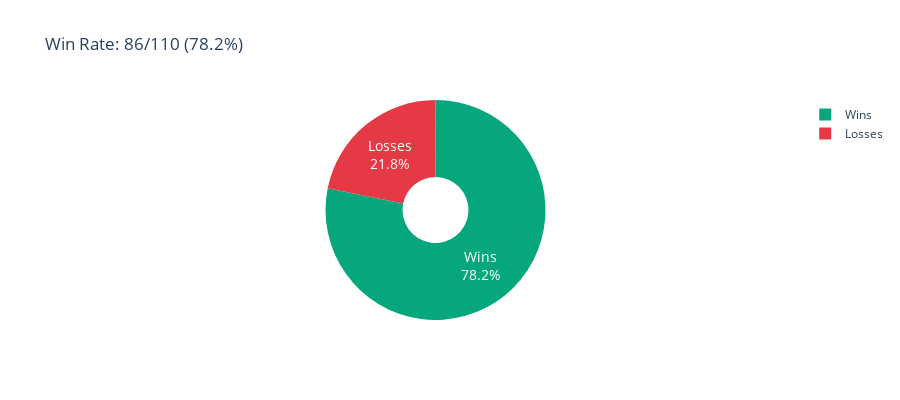

Write notebook code for a chart like this one.
### Code cell
# 7. Win/Loss Pie Chart
if not closed_trades.empty:
    wins = (closed_trades['realized_pnl'] > 0).sum()
    losses = (closed_trades['realized_pnl'] <= 0).sum()
    
    fig7 = go.Figure(data=[go.Pie(
        labels=['Wins', 'Losses'],
        values=[wins, losses],
        marker_colors=['#06A77D', '#E63946'],
        textinfo='label+percent',
        textfont_size=14,
        hole=0.3
    )])
    
    fig7.update_layout(
        title=f'Win Rate: {wins}/{wins+losses} ({wins/(wins+losses)*100:.1f}%)',
        template='plotly_white',
        height=400
    )
    
    fig7.show()
    print('Chart 7: Win/Loss Distribution ✓')
else:
    print('No trades for win/loss chart')

### Figure 1 — Plotly figure (JSON) as saved in the notebook; plotly's stock layout.template omitted (floating-point values rounded to 4 significant figures)
{"data": [{"hole": 0.3, "labels": ["Wins", "Losses"], "marker": {"colors": ["#06A77D", "#E63946"]}, "textfont": {"size": 14}, "textinfo": "label+percent", "type": "pie", "values": [86, 24]}], "layout": {"height": 400, "title": {"text": "Win Rate: 86/110 (78.2%)"}}}
